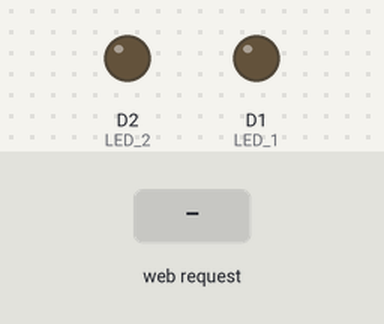
Recording of a sketch running on a simulated ESP8266 (NodeMCU). Shown: output pins drawn as LEDs (lit = HIGH). Inputs (shaded band) come from the test bench. WiFi joins after 1.5 s; servers stay silent unless stated; what the sketch prints to the serial monitor is not drawn.

Above: at 2.7 s.
2.8 s: HTTP request GET /1/on received
At 3.3 s:
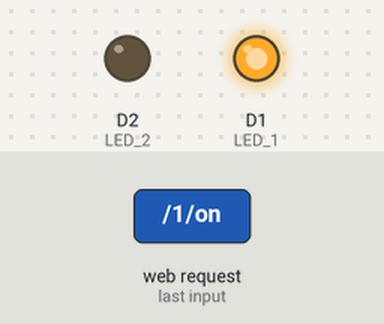
4.3 s: HTTP request GET /2/on received
At 5.5 s:
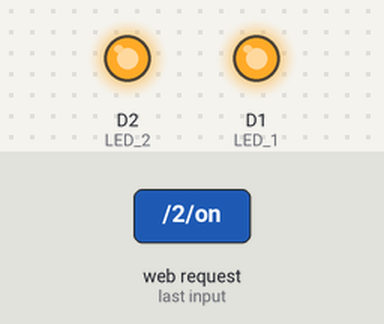
5.8 s: HTTP request GET /1/off received
At 6.8 s:
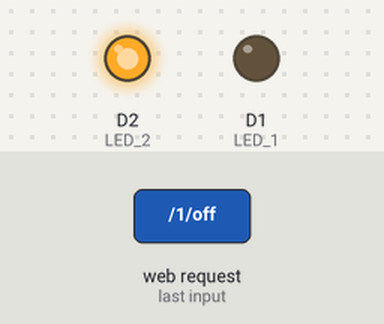
7.3 s: HTTP request GET /2/off received
At 8.0 s:
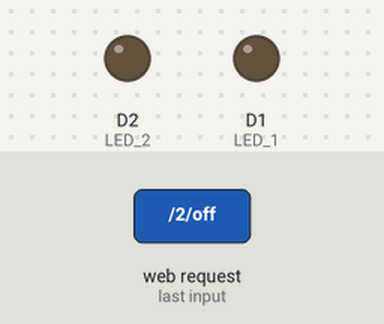
Timing chart, 0 to 9.8 s (numbered marks = the images above; inputs shaded):
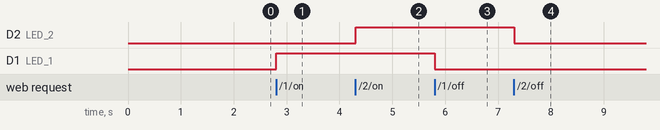

Measured:
- after the input at 2.8 s, D1 (LED_1): LOW → HIGH at once
- after the input at 4.3 s, D2 (LED_2): LOW → HIGH at once
- after the input at 5.8 s, D1 (LED_1): HIGH → LOW at once
- after the input at 7.3 s, D2 (LED_2): HIGH → LOW at once

The sketch:

Arduino_wifi_test_2.ino
```cpp
#include <ESP8266WiFi.h>

const char* ssid     = "SPIDERMAN";
const char* password = "spiderman";

WiFiServer server(80);

String header;

String LED1_State = "off";
String LED2_State = "off";

const int LED_1 = D1;
const int LED_2 = D2;

// Current time
unsigned long currentTime = millis();
// Previous time
unsigned long previousTime = 0;
// Define timeout time in milliseconds (example: 2000ms = 2s)
const long timeoutTime = 2000;

void setup() {
  Serial.begin(115200);

  pinMode(LED_1, OUTPUT);
  pinMode(LED_2, OUTPUT);

  digitalWrite(LED_1, LOW);
  digitalWrite(LED_2, LOW);

  // Connect to Wi-Fi network with SSID and password
  Serial.print("Connecting to ");
  Serial.println(ssid);
  WiFi.begin(ssid, password);
  while (WiFi.status() != WL_CONNECTED) {
    delay(500);
    Serial.print(".");
  }
  // Print local IP address and start web server
  Serial.println("");
  Serial.println("WiFi connected.");
  Serial.print("IP address : ");
  Serial.println(WiFi.localIP());
  server.begin();
}

void loop(){
  WiFiClient client = server.available();   // Listen for incoming clients

  if (client) {                             // If a new client connects,
    Serial.println("New Client");          // print a message out in the serial port
    String currentLine = "";                // make a String to hold incoming data from the client
    currentTime = millis();
    previousTime = currentTime;
    while (client.connected() && currentTime - previousTime <= timeoutTime) { // loop while the client's connected
      currentTime = millis();
      if (client.available()) {             // if there's bytes to read from the client,
        char c = client.read();             // read a byte, then
        Serial.write(c);                    // print it out the serial monitor
        header += c;
        if (c == '\n') {                    // if the byte is a newline character
          // if the current line is blank, you got two newline characters in a row.
          // that's the end of the client HTTP request, so send a response:
          if (currentLine.length() == 0) {
            // HTTP headers always start with a response code (e.g. HTTP/1.1 200 OK)
            // and a content-type so the client knows what's coming, then a blank line:
            client.println("HTTP/1.1 200 OK");
            client.println("Content-type:text/html");
            client.println("Connection: close");
            client.println();

            // turns the LEDs on and off
            if (header.indexOf("GET /1/on") >= 0) {
              Serial.println("LED 1 on");
              LED1_State = "on";
              digitalWrite(LED_1, HIGH);
            } else if (header.indexOf("GET /1/off") >= 0) {
              Serial.println("LED 1 off");
              LED1_State = "off";
              digitalWrite(LED_1, LOW);
            } else if (header.indexOf("GET /2/on") >= 0) {
              Serial.println("LED 2 on");
              LED2_State = "on";
              digitalWrite(LED_2, HIGH);
            } else if (header.indexOf("GET /2/off") >= 0) {
              Serial.println("LED 2 off");
              LED2_State = "off";
              digitalWrite(LED_2, LOW);
            }

            // Display the HTML web page
            client.println("<!DOCTYPE html><html>");
            client.println("<head><meta name=\"viewport\" content=\"width=device-width, initial-scale=1\">");
            client.println("<link rel=\"icon\" href=\"data:,\">");
            client.println("<style>html { font-family: Helvetica; display: inline-block; margin: 0px auto; text-align: center;}");
            client.println(".head { position: fixed; left: 0; top: 0; width: 100%; background-color: #34495e; font-size:35px; font-weight: bold; color: white; text-align: center; }");
            client.println(".footer { position: fixed; left: 0; bottom: 0; background-color: #34495e; width: 100%; color: white; text-align: center;}");
            client.println(".button { background-color: #c0392b; border: none; color: white; padding: 16px 40px; width: 150px;");
            client.println("text-decoration: none; font-size: 30px; margin: 2px; cursor: pointer;}");
            client.println(".button2 {background-color: #77878A; width: 150px;}</style></head>");

            // Web Page Heading
            client.println("<div class=\"head\"> <p>NodeMCU Tutorial 3</p> </div></br></br></br></br></br></br></br>");

            client.println("<h3>LED 1</h3>");
            // If the LED1_State is off, it displays the ON button
            if (LED1_State=="off") {
              client.println("<p><a href=\"/1/on\"><button class=\"button button2\">OFF</button></a></p>");
            } else {
              client.println("<p><a href=\"/1/off\"><button class=\"button\">ON </button></a></p>");
            }

            // Display current state, and ON/OFF buttons for GPIO 4
            client.println("<h3>LED 2</h3>");
            // If the LED2_State is off, it displays the ON button
            if (LED2_State=="off") {
              client.println("<p><a href=\"/2/on\"><button class=\"button button2\">OFF</button></a></p>");
            } else {
              client.println("<p><a href=\"/2/off\"><button class=\"button \">ON </button></a></p>");
            }
            client.println("<a href=\"http://nisalhe.com/\"><div class=\"footer\"> <p>More info - www.nisalhe.com</p> </div></a>");
            client.println("</body></html>");
            client.println();
            break;
          } else {
            currentLine = "";
          }
        } else if (c != '\r') {  // if you got anything else but a carriage return character,
          currentLine += c;      // add it to the end of the currentLine
        }
      }
    }
    // Clear the header variable
    header = "";
    // Close the connection
    client.stop();
    Serial.println("Client disconnected.");
    Serial.println("");
  }
}
```
